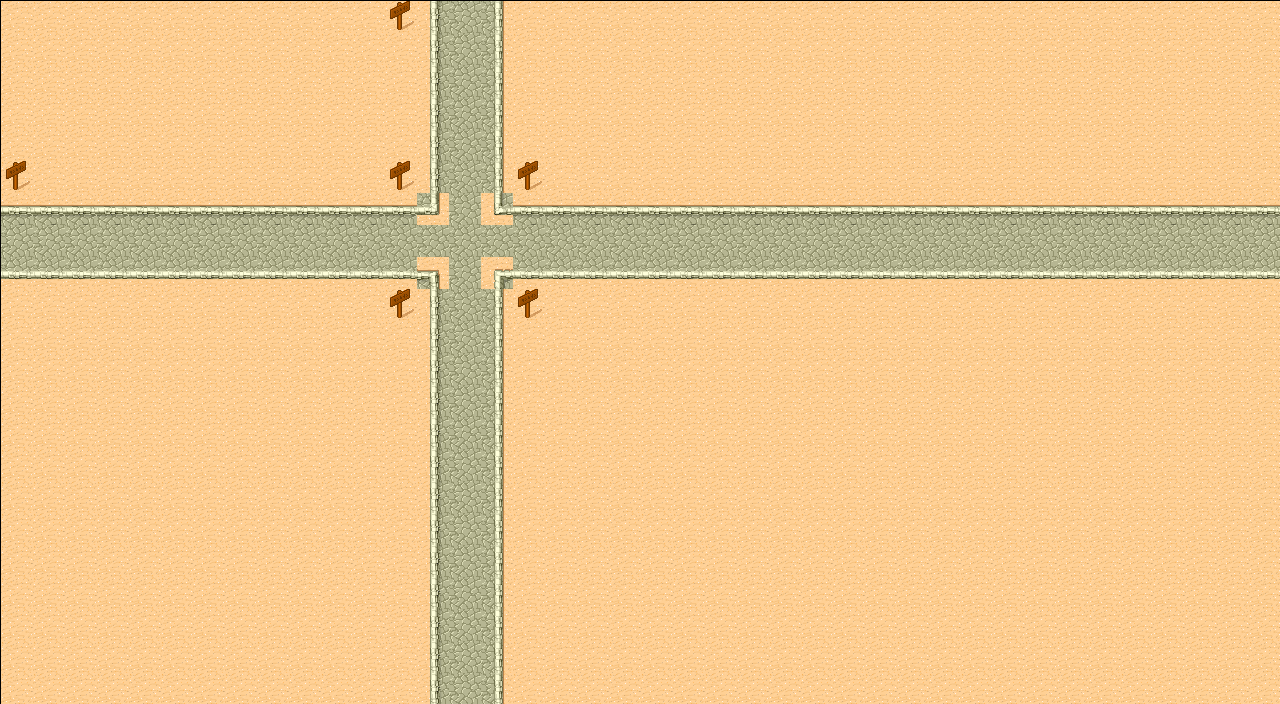

A 2D game scene composited from a Tiled map and its tileset images. What follows is a short description and the map's XML, with each tile layer's data collapsed to a summary:
An orthogonal 40x22 tile map with 32x32 px tiles, 1 tile layer (secne).

<map version="1.0" orientation="orthogonal" width="40" height="22" tilewidth="32" tileheight="32">
 <tileset firstgid="1" name="tmw_desert_spacing" tilewidth="32" tileheight="32" spacing="1" margin="1">
  <tileoffset x="1" y="1" />
  <image source="tmw_desert_spacing.png" width="265" height="199" />
 </tileset>
 <layer name="secne" width="40" height="22">
  <data>[880 cells, 880 non-empty, 11 distinct tile ids]</data>
 </layer>
</map>
